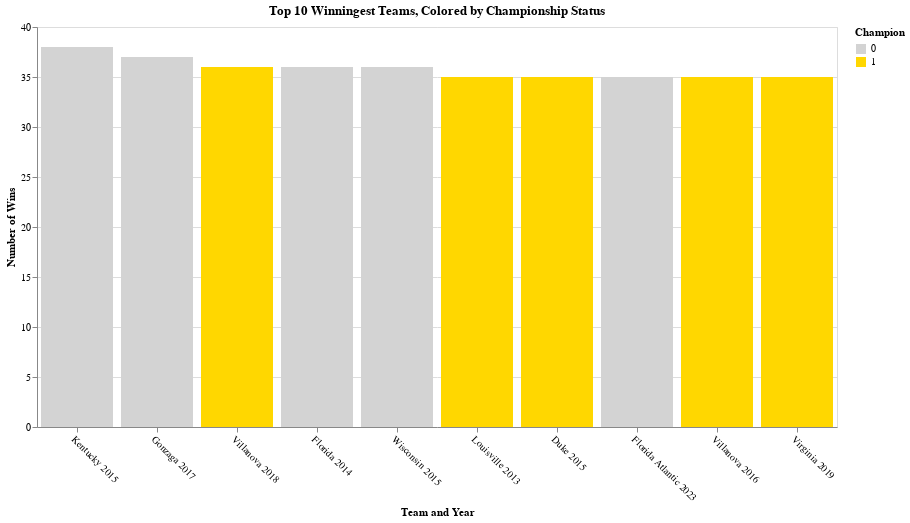

Write notebook code for a chart like this one.
### Code cell
# Create visualization to display the number of wins of each of the top 10 winningest teams and colour by whether they won the championship

import altair as alt

df_top10_wins = df.sort_values(by='W', ascending=False).head(10)

wins_chart = alt.Chart(df_top10_wins).mark_bar().encode(
    x=alt.X('TEAM_YEAR:N', sort='-y', title='Team and Year', axis=alt.Axis(labelAngle=45)),
    y=alt.Y('W:Q', title='Number of Wins'),
    color=alt.Color('CHAMP:N', scale=alt.Scale(domain=[0, 1], range=['lightgray', 'gold']), legend=alt.Legend(title="Champion")),
    tooltip=['TEAM_YEAR', 'W', 'CHAMP']
).properties(
    title='Top 10 Winningest Teams, Colored by Championship Status',
    width=800,  # Adjusted for better visualization
    height=400
)

wins_chart.display()

### Figure 1 — Vega-Lite specification as saved in the notebook (floating-point values rounded to 4 significant figures)
{"config": {"view": {"continuousWidth": 300, "continuousHeight": 300}}, "data": {"name": "data-6bcaf8c95da87f26c3f27fee0c6416b2"}, "mark": {"type": "bar"}, "encoding": {"color": {"field": "CHAMP", "legend": {"title": "Champion"}, "scale": {"domain": [0, 1], "range": ["lightgray", "gold"]}, "type": "nominal"}, "tooltip": [{"field": "TEAM_YEAR", "type": "nominal"}, {"field": "W", "type": "quantitative"}, {"field": "CHAMP", "type": "quantitative"}], "x": {"axis": {"labelAngle": 45}, "field": "TEAM_YEAR", "sort": "-y", "title": "Team and Year", "type": "nominal"}, "y": {"field": "W", "title": "Number of Wins", "type": "quantitative"}}, "height": 400, "title": "Top 10 Winningest Teams, Colored by Championship Status", "width": 800, "$schema": "https://vega.github.io/schema/vega-lite/v5.15.1.json", "datasets": {"data-6bcaf8c95da87f26c3f27fee0c6416b2": [{"TEAM_YEAR": "Kentucky 2015", "CONF": "SEC", "G": 39, "W": 38, "ADJOE": 120.3, "ADJDE": 84.0, "BARTHAG": 0.9842, "EFG_O": 51.5, "EFG_D": 39.6, "TOR": 16.3, "TORD": 21.3, "ORB": 39.5, "DRB": 31.8, "FTR": 43.9, "FTRD": 31.7, "2P_O": 51.2, "2P_D": 39.1, "3P_O": 34.9, "3P_D": 27.1, "ADJ_T": 63.5, "WAB": 13.1, "POSTSEASON": "F4", "SEED": 1.0, "YEAR": 2015, "TEAM": "Kentucky", "CHAMP": 0}, {"TEAM_YEAR": "Gonzaga 2017", "CONF": "WCC", "G": 39, "W": 37, "ADJOE": 117.8, "ADJDE": 86.3, "BARTHAG": 0.9728, "EFG_O": 56.6, "EFG_D": 41.1, "TOR": 16.2, "TORD": 17.1, "ORB": 30.0, "DRB": 26.2, "FTR": 39.0, "FTRD": 26.9, "2P_O": 56.3, "2P_D": 40.0, "3P_O": 38.2, "3P_D": 29.0, "ADJ_T": 71.5, "WAB": 7.7, "POSTSEASON": "2ND", "SEED": 1.0, "YEAR": 2017, "TEAM": "Gonzaga", "CHAMP": 0}, {"TEAM_YEAR": "Villanova 2018", "CONF": "BE", "G": 40, "W": 36, "ADJOE": 128.4, "ADJDE": 94.1, "BARTHAG": 0.9725, "EFG_O": 59.5, "EFG_D": 48.5, "TOR": 15.0, "TORD": 18.2, "ORB": 29.6, "DRB": 27.1, "FTR": 29.4, "FTRD": 26.7, "2P_O": 59.0, "2P_D": 49.0, "3P_O": 40.1, "3P_D": 31.7, "ADJ_T": 69.6, "WAB": 10.6, "POSTSEASON": "Champions", "SEED": 1.0, "YEAR": 2018, "TEAM": "Villanova", "CHAMP": 1}, {"TEAM_YEAR": "Florida 2014", "CONF": "SEC", "G": 39, "W": 36, "ADJOE": 115.9, "ADJDE": 88.4, "BARTHAG": 0.9575, "EFG_O": 52.2, "EFG_D": 45.4, "TOR": 17.5, "TORD": 21.3, "ORB": 35.3, "DRB": 28.0, "FTR": 42.4, "FTRD": 31.2, "2P_O": 51.3, "2P_D": 43.5, "3P_O": 35.9, "3P_D": 33.0, "ADJ_T": 63.1, "WAB": 11.7, "POSTSEASON": "F4", "SEED": 1.0, "YEAR": 2014, "TEAM": "Florida", "CHAMP": 0}, {"TEAM_YEAR": "Wisconsin 2015", "CONF": "B10", "G": 40, "W": 36, "ADJOE": 129.1, "ADJDE": 93.6, "BARTHAG": 0.9758, "EFG_O": 54.8, "EFG_D": 47.7, "TOR": 12.4, "TORD": 15.8, "ORB": 32.1, "DRB": 23.7, "FTR": 36.2, "FTRD": 22.4, "2P_O": 54.8, "2P_D": 44.7, "3P_O": 36.5, "3P_D": 37.5, "ADJ_T": 59.3, "WAB": 11.3, "POSTSEASON": "2ND", "SEED": 1.0, "YEAR": 2015, "TEAM": "Wisconsin", "CHAMP": 0}, {"TEAM_YEAR": "Louisville 2013", "CONF": "BE", "G": 40, "W": 35, "ADJOE": 115.9, "ADJDE": 84.5, "BARTHAG": 0.9743, "EFG_O": 50.6, "EFG_D": 44.8, "TOR": 18.3, "TORD": 27.0, "ORB": 38.2, "DRB": 33.3, "FTR": 40.0, "FTRD": 34.9, "2P_O": 50.8, "2P_D": 43.4, "3P_O": 33.3, "3P_D": 31.8, "ADJ_T": 67.1, "WAB": 9.0, "POSTSEASON": "Champions", "SEED": 1.0, "YEAR": 2013, "TEAM": "Louisville", "CHAMP": 1}, {"TEAM_YEAR": "Duke 2015", "CONF": "ACC", "G": 39, "W": 35, "ADJOE": 125.2, "ADJDE": 90.6, "BARTHAG": 0.9764, "EFG_O": 56.6, "EFG_D": 46.5, "TOR": 16.3, "TORD": 18.6, "ORB": 35.8, "DRB": 30.2, "FTR": 39.8, "FTRD": 23.9, "2P_O": 55.9, "2P_D": 46.3, "3P_O": 38.7, "3P_D": 31.4, "ADJ_T": 66.4, "WAB": 10.7, "POSTSEASON": "Champions", "SEED": 1.0, "YEAR": 2015, "TEAM": "Duke", "CHAMP": 1}, {"TEAM_YEAR": "Florida Atlantic 2023", "CONF": "CUSA", "G": 37, "W": 35, "ADJOE": 114.0, "ADJDE": 95.8, "BARTHAG": 0.8815, "EFG_O": 54.3, "EFG_D": 46.1, "TOR": 16.9, "TORD": 17.7, "ORB": 31.4, "DRB": 25.4, "FTR": 29.6, "FTRD": 26.3, "2P_O": 53.8, "2P_D": 44.7, "3P_O": 36.6, "3P_D": 32.4, "ADJ_T": 67.5, "WAB": 4.7, "POSTSEASON": "F4", "SEED": 9.0, "YEAR": 2023, "TEAM": "Florida Atlantic", "CHAMP": 0}, {"TEAM_YEAR": "Villanova 2016", "CONF": "BE", "G": 40, "W": 35, "ADJOE": 123.1, "ADJDE": 90.9, "BARTHAG": 0.9703, "EFG_O": 56.1, "EFG_D": 46.7, "TOR": 16.3, "TORD": 20.6, "ORB": 28.2, "DRB": 29.4, "FTR": 34.1, "FTRD": 30.0, "2P_O": 57.4, "2P_D": 44.1, "3P_O": 36.2, "3P_D": 33.9, "ADJ_T": 66.7, "WAB": 8.9, "POSTSEASON": "Champions", "SEED": 2.0, "YEAR": 2016, "TEAM": "Villanova", "CHAMP": 1}, {"TEAM_YEAR": "Virginia 2019", "CONF": "ACC", "G": 38, "W": 35, "ADJOE": 123.0, "ADJDE": 89.9, "BARTHAG": 0.9736, "EFG_O": 55.2, "EFG_D": 44.7, "TOR": 14.7, "TORD": 17.5, "ORB": 30.4, "DRB": 25.4, "FTR": 29.1, "FTRD": 26.3, "2P_O": 52.5, "2P_D": 45.7, "3P_O": 39.5, "3P_D": 28.9, "ADJ_T": 60.7, "WAB": 11.1, "POSTSEASON": "Champions", "SEED": 1.0, "YEAR": 2019, "TEAM": "Virginia", "CHAMP": 1}]}}
